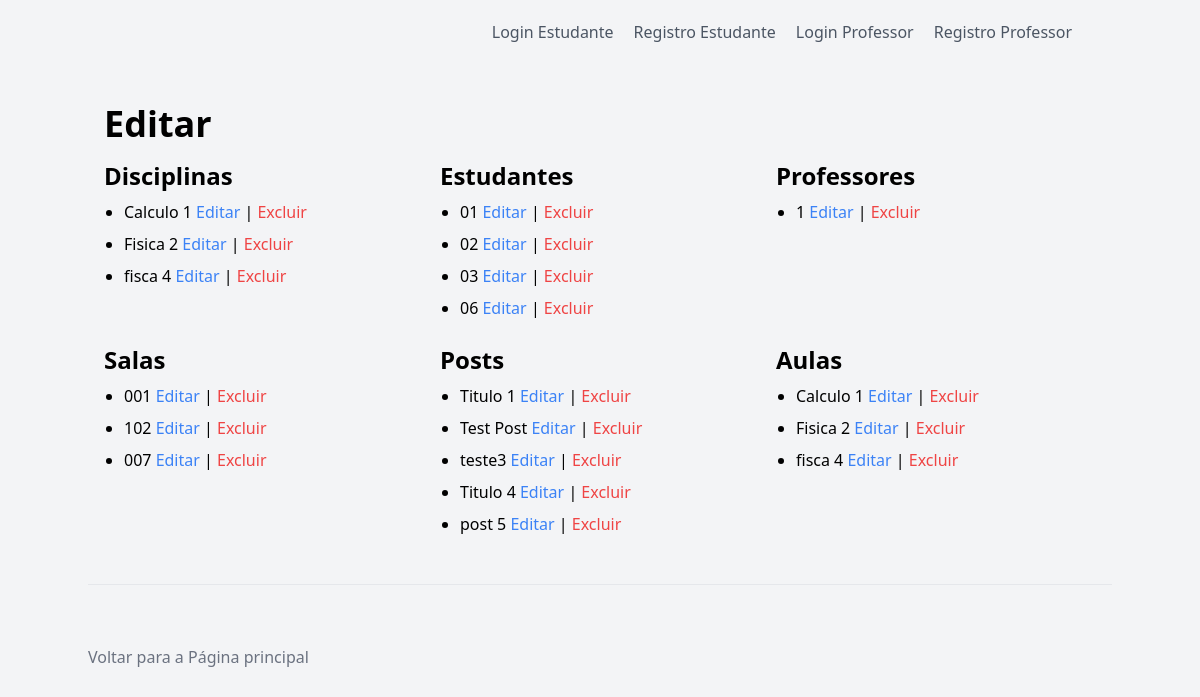
/editar/, run on the app's committed database.
### pi/models.py (models this page shows, shortened)
class Disciplina(models.Model):
    nome = models.CharField(max_length=100)
    codigo = models.CharField(max_length=10)
    professor = models.ForeignKey('Professor', on_delete=models.SET_NULL, null=True)
    sala = models.ForeignKey('Sala', on_delete=models.SET_NULL, null=True)
    horario_inicio = models.TimeField()
    horario_fim = models.TimeField()
    def __str__(self):
        return self.nome

class Estudante(AbstractUser):
    username = None
    email = None
    numero_estudante = models.CharField(max_length=255, unique=True)
    nome = models.CharField(max_length=100, null=True)
    matricula = models.CharField(max_length=50, null=True)
    curso = models.ForeignKey('Curso', on_delete=models.CASCADE, null=True)
    data_entrada = models.DateField(null=True)
    idade = models.IntegerField(null=True)
    endereco = models.CharField(max_length=400, null=True)
    cpf = models.CharField(max_length=14, null=True)
    rg = models.CharField(max_length=9, null=True)
    senha = models.CharField(max_length=150)
    aulas = models.ManyToManyField('Aula')
    groups = models.ManyToManyField(
        'auth.Group',
        blank=True,
        help_text='The groups this user belongs to. A user will get all permissions granted to each of their groups.',
        related_name="estudante_groups",
        verbose_name='groups',
    )
    user_permissions = models.ManyToManyField(
        'auth.Permission',
        blank=True,
        help_text='Specific permissions for this user.',
        related_name="estudante_permissions",
        verbose_name='user permissions',
    )
    USERNAME_FIELD = 'numero_estudante'
    PASSWORD_FIELD = 'senha'
    REQUIRED_FIELDS = []
    class Meta:
        verbose_name = 'estudante'
        verbose_name_plural = 'estudantes'
        db_table = 'auth_estudante'

class Professor(AbstractUser):
    cordenador = models.CharField(max_length=100, null=True)
    nome = models.CharField(max_length=100, null=True)
    formacao = models.CharField(max_length=100, null=True)
    numero_funcionario = models.CharField(max_length=255, unique=True)
    senhap = models.CharField(max_length=150)
    aulas = models.ManyToManyField('Aula', related_name='professores')
    groups = models.ManyToManyField(
        'auth.Group',
        blank=True,
        help_text='The groups this user belongs to. A user will get all permissions granted to each of their groups.',
        related_name="professor_groups",
        verbose_name='groups',
    )
    user_permissions = models.ManyToManyField(
        'auth.Permission',
        blank=True,
        help_text='Specific permissions for this user.',
        related_name="professor_permissions",
        verbose_name='user permissions',
    )
    USERNAME_FIELD = 'numero_funcionario'
    PASSWORD_FIELD = 'senhap'
    class Meta:
        verbose_name = 'professor'
        verbose_name_plural = 'professors'
        db_table = 'auth_professor'

class Sala(models.Model):
    numero = models.CharField(max_length=10)
    bloco = models.CharField(max_length=1)

class Post(models.Model):
    title = models.CharField(max_length=200)
    description = models.CharField(max_length=300)
    content = models.TextField()
    date_posted = models.DateTimeField(auto_now_add=True)
    author = models.ForeignKey(settings.AUTH_USER_MODEL, on_delete=models.CASCADE)
    slug = models.SlugField(unique=True, blank=True)
    img_url = models.CharField(max_length=200, blank=True)

class Aula(models.Model):
    alunos = models.ManyToManyField('Estudante', related_name='aulas_estudante')
    professor = models.ForeignKey('Professor', on_delete=models.CASCADE)
    disciplina = models.ForeignKey('Disciplina', on_delete=models.CASCADE)
    sala = models.ForeignKey('Sala', on_delete=models.SET_NULL, null=True)  # Adicionado aqui
    dia_da_semana = models.CharField(max_length=20)
    hora_inicio = models.TimeField()
    hora_fim = models.TimeField()
    numero_lista = models.IntegerField(default=1)

### pi/views.py (the view)
# urls.py: path('editar/', views.editar, name='editar'),
def editar(request):
    aulas = Aula.objects.all()
    disciplinas = Disciplina.objects.all()
    estudantes = Estudante.objects.all()
    posts = Post.objects.all()
    salas = Sala.objects.all()
    professores = Professor.objects.all()
    cursos = Curso.objects.all()
    return render(request, 'editar.html', {
        'aulas': aulas,
        'disciplinas': disciplinas,
        'estudantes': estudantes,
        'posts': posts,
        'salas': salas,
        'professores': professores,
        'cursos' : cursos
    })

### pi/templates/editar.html
{% extends 'base.html' %}
{% block content %}
<div class="container mx-auto px-4">
    <h1 class="text-4xl font-bold mb-4">Editar</h1>
    <div class="grid grid-cols-6 gap-4">
        <div class="col-span-2">
            <h2 class="text-2xl font-bold mb-2">Disciplinas</h2>
            <ul class="list-disc pl-5">
                {% for disciplina in disciplinas %}
                <li class="mb-2">
                    {{ disciplina.nome }}
                    <a href="{% url 'editar_disciplina' disciplina.id %}" class="text-blue-500 hover:text-blue-800">Editar</a>
                    |
                    <a href="{% url 'excluir_disciplina' disciplina.id %}" class="text-red-500 hover:text-red-800">Excluir</a>
                </li>
                {% empty %}
                <li>Nenhuma disciplina encontrada.</li>
                {% endfor %}
            </ul>
        </div>
        <div class="col-span-2">
            <h2 class="text-2xl font-bold mb-2">Estudantes</h2>
            <ul class="list-disc pl-5">
                {% for estudante in estudantes %}
                <li class="mb-2">
                    {{ estudante.numero_estudante }}
                    <a href="{% url 'editar_estudante' estudante.id %}" class="text-blue-500 hover:text-blue-800">Editar</a>
                    |
                    <a href="{% url 'excluir_estudante' estudante.id %}" class="text-red-500 hover:text-red-800">Excluir</a>
                </li>
                {% empty %}
                <li>Nenhum estudante encontrado.</li>
                {% endfor %}
            </ul>
        </div>
        <div class="col-span-2">
            <h2 class="text-2xl font-bold mb-2">Professores</h2>
            <ul class="list-disc pl-5">
                {% for professor in professores %}
                <li class="mb-2">
                    {{ professor.numero_funcionario }}
                    <a href="{% url 'editar_professor' professor.id %}" class="text-blue-500 hover:text-blue-800">Editar</a>
                    |
                    <a href="{% url 'excluir_professor' professor.id %}" class="text-red-500 hover:text-red-800">Excluir</a>
                </li>
                {% empty %}
                <li>Nenhum professor encontrado.</li>
                {% endfor %}
            </ul>
        </div>
        <div class="col-span-2">
            <h2 class="text-2xl font-bold mb-2">Salas</h2>
            <ul class="list-disc pl-5">
                {% for sala in salas %}
                <li class="mb-2">
                    {{ sala.numero }}
                    <a href="{% url 'editar_sala' sala.id %}" class="text-blue-500 hover:text-blue-800">Editar</a>
                    |
                    <a href="{% url 'excluir_sala' sala.id %}" class="text-red-500 hover:text-red-800">Excluir</a>
                </li>
                {% empty %}
                <li>Nenhuma sala encontrada.</li>
                {% endfor %}
            </ul>
        </div>
        <div class="col-span-2">
            <h2 class="text-2xl font-bold mb-2">Posts</h2>
            <ul class="list-disc pl-5">
                {% for post in posts %}
                <li class="mb-2">
                    {{ post.title }}
                    <a href="{% url 'editar_post' post.id %}" class="text-blue-500 hover:text-blue-800">Editar</a>
                    |
                    <a href="{% url 'excluir_post' post.id %}" class="text-red-500 hover:text-red-800">Excluir</a>
                </li>
                {% empty %}
                <li>Nenhum post encontrado.</li>
                {% endfor %}
            </ul>
        </div>
        <div class="col-span-2">
            <h2 class="text-2xl font-bold mb-2">Aulas</h2>
            <ul class="list-disc pl-5">
                {% for aula in aulas %}
                <li class="mb-2">
                    {{ aula.disciplina }}
                    <a href="{% url 'editar_aula' aula.id %}" class="text-blue-500 hover:text-blue-800">Editar</a>
                    |
                    <a href="{% url 'excluir_aula' aula.id %}" class="text-red-500 hover:text-red-800">Excluir</a>
                </li>
                {% empty %}
                <li>Nenhuma aula encontrada.</li>
                {% endfor %}
            </ul>
        </div>
    </div>
</div>
{% endblock %}

### data on the page
Disciplina: nome "Calculo 1"
Disciplina: nome "Fisica 2"
Disciplina: nome "fisca 4"
Sala: numero "001"
Sala: numero "102"
Sala: numero "007"
Post: title "Titulo 1"
Post: title "Test Post"
Post: title "teste3"
Post: title "Titulo 4"
Post: title "post 5"
Aula: disciplina "Calculo 1"
Aula: disciplina "Fisica 2"
Aula: disciplina "fisca 4"

### other printed values
{{ estudante.numero_estudante }} "01"
{{ estudante.numero_estudante }} "02"
{{ estudante.numero_estudante }} "03"
{{ estudante.numero_estudante }} "06"
{{ professor.numero_funcionario }} "1"
